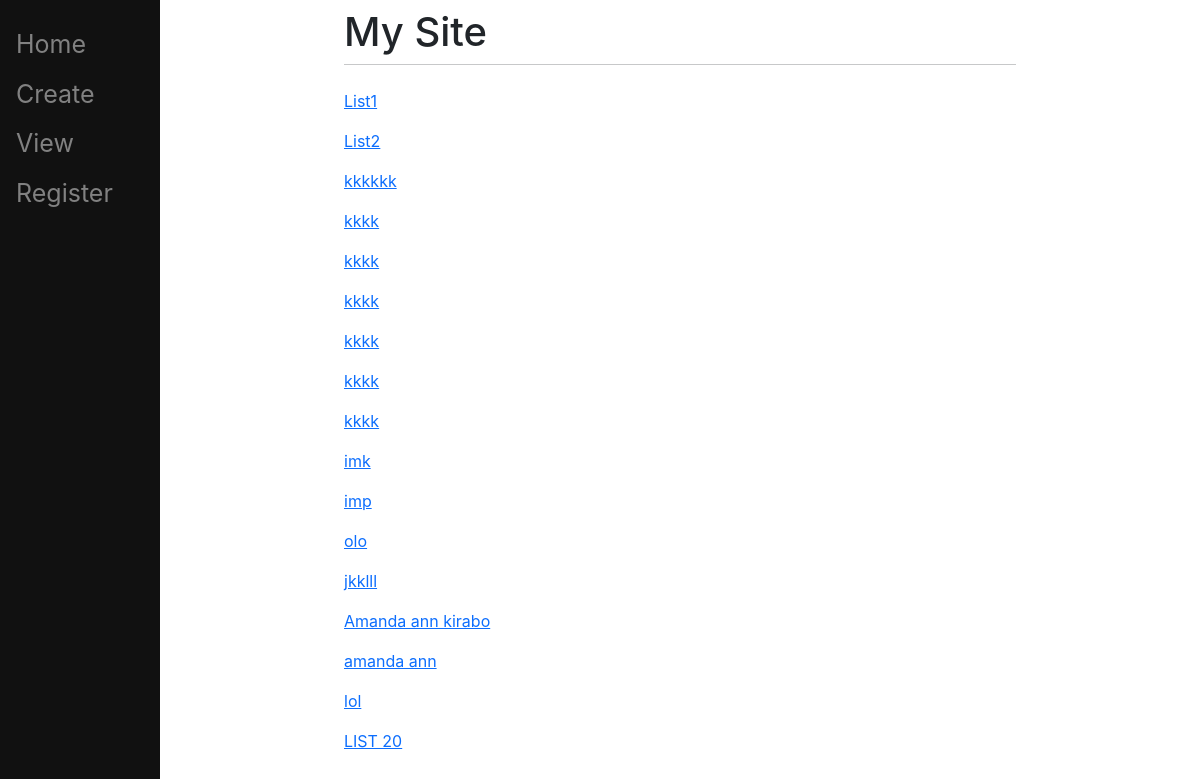
The app's page /view/ (signed in) with its own data.
### main/models.py (models this page shows, shortened)
class ToDoList(models.Model):
     user = models.ForeignKey(User, on_delete=models.CASCADE, related_name="todolist", null=True)
     name = models.CharField(max_length=200)

### main/views.py (the view)
# urls.py: path("view/", views.view, name="view"),
def view(response):
    return render(response, "main/view.html", {})

### main/templates/main/view.html (shortened to what this page needs)
{% extends 'main/base.html' %}
{% block content %}
     {% for td in user.todolist.all %}
          <p><a href="/{{td.id}}">{{td.name}}</a></p>
     {% endfor %}
{% endblock %}

### main/templates/main/base.html (shortened to what this page needs)
     <!DOCTYPE html>
     <html>
          <head>
               <link href="https://cdn.jsdelivr.net/npm/bootstrap@5.3.0/dist/css/bootstrap.min.css" rel="stylesheet">
          </head>
          <body>
               <div class="sidenav">
                    <a href="">Home</a>
                    <a href=" /create">Create</a>
                    <a href=" /view">View</a>
                    <a href="/register/">Register</a>
               </div>
               <div id ="content" name="content" class="main">
                    <div class="row justify-content-center">
                         <div class="col-8">
                              <h1 class="mt-2">My Site</h1>
                              <hr class="mt-0 mb-4">
                         {% block content %}
                         {% endblock%}
                              </div>
                    </div>
               </div>
          </body>
     </html>

### main/templates/main/base.html (style rules this page uses)
.sidenav { height:100%; width: 160px; position: fixed; z-index: 1; top:0; bottom: 0; background-color: #111; overflow-x: hidden; padding-top: 20px; }
.sidenav a { padding: 6px 8px 6px 16px; text-decoration: none; font-family: Poppins,'Inter'; color: #818181; font-size: 25px; display: block; }
.main { margin-left: 160px; padding:0px 10px; font-family: Poppins,'Inter'; }

### records on screen
ToDoList: name "List1"
ToDoList: name "List2"
ToDoList: name "kkkkkk"
ToDoList: name "kkkk"
ToDoList: name "kkkk"
ToDoList: name "kkkk"
ToDoList: name "kkkk"
ToDoList: name "kkkk"
ToDoList: name "kkkk"
ToDoList: name "imk"
ToDoList: name "imp"
ToDoList: name "olo"
ToDoList: name "jkklll"
ToDoList: name "Amanda ann kirabo"
ToDoList: name "amanda ann"
ToDoList: name "lol"
ToDoList: name "LIST 20"
